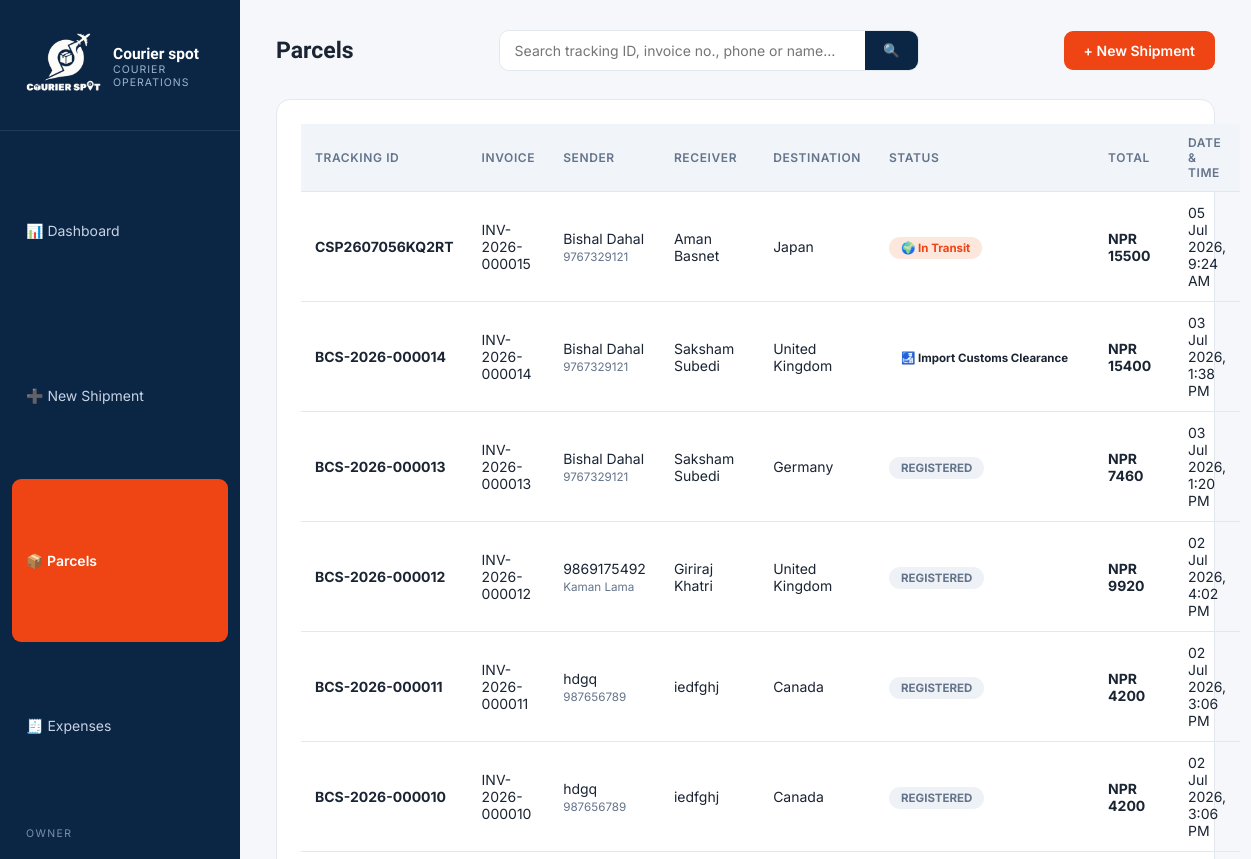
Before: /panel/parcels/ (signed in, upper part) with the older database file.
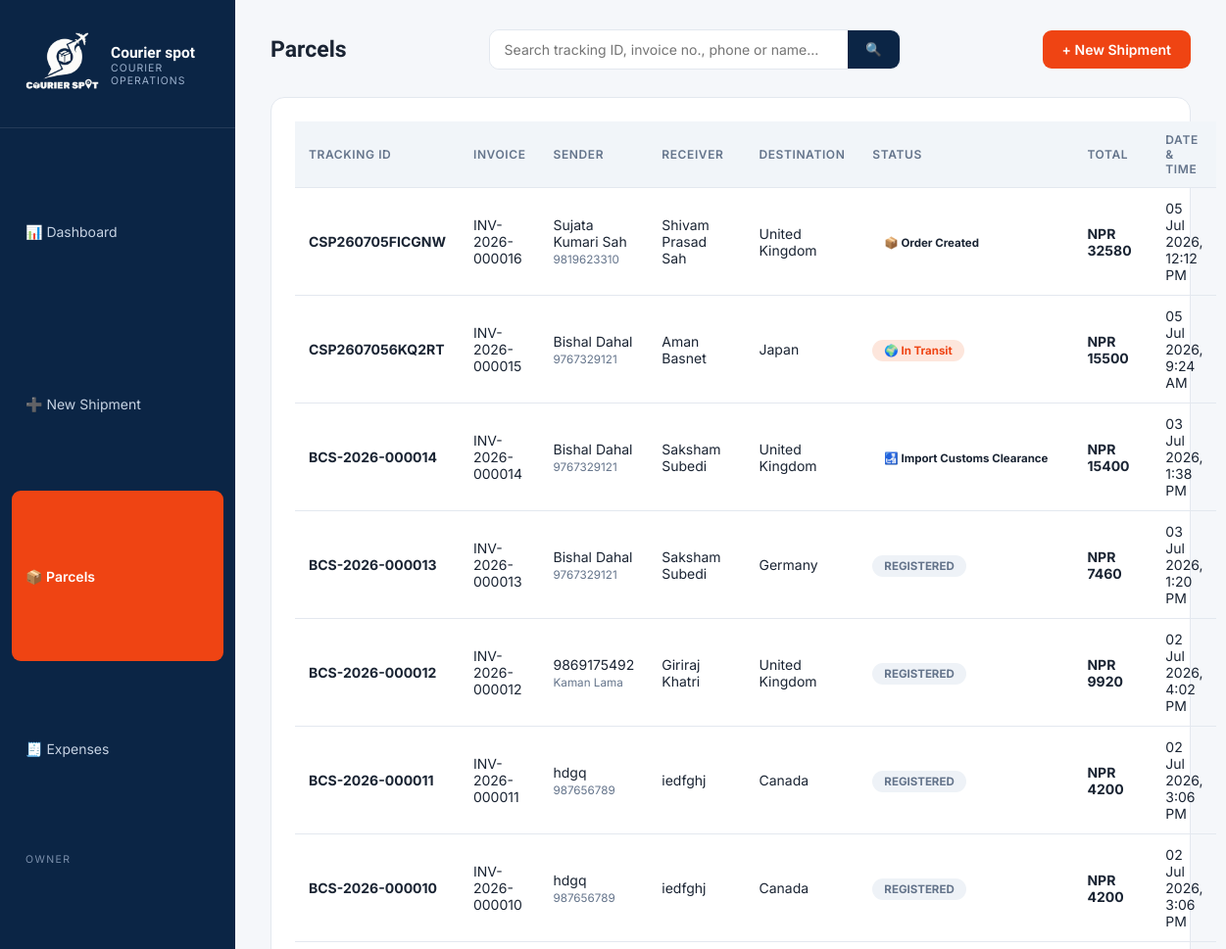
After: the same page with the newer database file.
### tracking/models.py (models this page shows, shortened)
class Parcel(models.Model):
    class Status(models.TextChoices):
        ORDER_CREATED = 'ORDER_CREATED', '📦 Order Created'
        COLLECTED = 'COLLECTED', '✅ Parcel Collected'
        RECEIVED_BRANCH = 'RECEIVED_BRANCH', '🏢 Received at Courier Spot Branch'
        PROCESSED = 'PROCESSED', '📋 Shipment Processed'
        TRANSFERRED_HUB = 'TRANSFERRED_HUB', '🚚 Transferred to Kathmandu Export Hub'
        EXPORT_CUSTOMS = 'EXPORT_CUSTOMS', '🛃 Export Customs Clearance'
        DEPARTED = 'DEPARTED', '✈️ Departed from Nepal'
        IN_TRANSIT = 'IN_TRANSIT', '🌍 In Transit'
        ARRIVED_DEST = 'ARRIVED_DEST', '🇬🇧 Arrived at Destination Country'
        IMPORT_CUSTOMS = 'IMPORT_CUSTOMS', '🛃 Import Customs Clearance'
        TRANSFERRED_LOCAL = 'TRANSFERRED_LOCAL', '🚛 Transferred to Local Delivery Partner'
        OUT_FOR_DELIVERY = 'OUT_FOR_DELIVERY', '🚚 Out for Delivery'
        DELIVERED = 'DELIVERED', '✅ Delivered'
        CANCELLED = 'CANCELLED', 'Cancelled'
    CARRIERS = [('FEDEX', 'FedEx'), ('DHL', 'DHL Express'), ('ARAMEX', 'Aramex'),
                ('SKYNET', 'SkyNet'), ('DPD', 'DPD')]
    tracking_id = models.CharField(max_length=20, unique=True, editable=False)
    branch = models.ForeignKey('operations.Branch', on_delete=models.PROTECT, related_name='parcels')
    sender_name = models.CharField(max_length=120)
    sender_phone = models.CharField(max_length=20)
    sender_address = models.CharField(max_length=255)
    sender_email = models.EmailField(blank=True)
    receiver_name = models.CharField(max_length=120)
    receiver_phone = models.CharField(max_length=30)
    receiver_address = models.CharField(max_length=255)
    destination_country = models.CharField(max_length=80)
    status = models.CharField(max_length=20, choices=Status.choices, default=Status.ORDER_CREATED)
    carrier = models.CharField(max_length=10, choices=CARRIERS, blank=True)
    carrier_tracking_no = models.CharField(max_length=60, blank=True)
    qr_code = models.ImageField(upload_to='qr/', blank=True)
    created_by = models.ForeignKey(settings.AUTH_USER_MODEL, on_delete=models.PROTECT)
    created_at = models.DateTimeField(auto_now_add=True)
    class Meta:
        ordering = ['-created_at']

### operations/models.py (models this page shows, shortened)
class Invoice(models.Model):
    parcel = models.OneToOneField('tracking.Parcel', on_delete=models.PROTECT, related_name='invoice')
    invoice_no = models.CharField(max_length=20, unique=True)
    branch = models.ForeignKey(Branch, on_delete=models.PROTECT, related_name='invoices')
    total_weight = models.DecimalField(max_digits=10, decimal_places=2)
    rate_per_kg = models.DecimalField(max_digits=12, decimal_places=2, null=True, blank=True)  # legacy, no longer set — boxes have their own rate now
    weight_charge = models.DecimalField(max_digits=12, decimal_places=2)
    additional_charges_total = models.DecimalField(max_digits=12, decimal_places=2, default=Decimal('0.00'))
    customs_tax = models.DecimalField(max_digits=12, decimal_places=2, default=CUSTOMS_TAX)
    grand_total = models.DecimalField(max_digits=12, decimal_places=2)
    created_by = models.ForeignKey(settings.AUTH_USER_MODEL, on_delete=models.PROTECT)
    created_at = models.DateTimeField(auto_now_add=True)
    class Meta:
        ordering = ['-created_at']

### operations/views.py (the view)
# urls.py: path('panel/parcels/', ops.parcel_list, name='parcel_list'),
@panel_required
def parcel_list(request):
    q = request.GET.get('q', '').strip()
    parcels = branch_scope(Parcel.objects.select_related('branch', 'invoice'), request.user)
    if q:
        parcels = parcels.filter(
            Q(tracking_id__icontains=q) | Q(sender_phone__icontains=q) |
            Q(sender_name__icontains=q) | Q(receiver_name__icontains=q) |
            Q(invoice__invoice_no__icontains=q))
    return render(request, 'panel/parcel_list.html', {'parcels': parcels[:100], 'q': q})

### accounts/models.py (called while the page is built)
    @property
    def is_owner(self):
        return self.role == self.Roles.SUPERADMIN

    @property
    def is_panel_user(self):
        return self.role in (self.Roles.SUPERADMIN, self.Roles.BRANCH_ADMIN, self.Roles.STAFF)

### operations/views.py (called while the page is built)
def panel_required(view):
    @wraps(view)
    @login_required
    def wrapper(request, *a, **kw):
        if not request.user.is_panel_user:
            return HttpResponseForbidden('Staff panel access only.')
        return view(request, *a, **kw)
    return wrapper

def branch_scope(qs, user):
    return qs if user.is_owner else qs.filter(branch=user.branch)

### templates/panel/parcel_list.html (shortened to what this page needs)
{% extends "panel/base_panel.html" %}
{% block content %}
<div class="topbar">
  <h1>Parcels</h1>
  <form method="get"><div class="search">
    <input name="q" value="{{ q }}" placeholder="Search tracking ID, invoice no., phone or name…">
    <button>🔍</button></div></form>
  <a class="btn" href="{% url 'shipment_create' %}">+ New Shipment</a>
</div>
<div class="card">
  <table>
    <thead><tr><th>TRACKING ID</th><th>INVOICE</th><th>SENDER</th><th>RECEIVER</th><th>DESTINATION</th><th>STATUS</th><th>TOTAL</th><th>DATE & TIME</th></tr></thead>
    <tbody>
      {% for p in parcels %}
      <tr onclick="location='{% url 'parcel_detail' p.pk %}'" style="cursor:pointer">
        <td><b>{{ p.tracking_id }}</b></td><td>{{ p.invoice.invoice_no }}</td>
        <td>{{ p.sender_name }}<br><small style="color:var(--muted)">{{ p.sender_phone }}</small></td>
        <td>{{ p.receiver_name }}</td><td>{{ p.destination_country }}</td>
        <td><span class="pill pi-{{ p.status }}">{{ p.get_status_display }}</span></td>
        <td><b>NPR {{ p.invoice.grand_total|floatformat:0 }}</b></td>
        <td>{{ p.created_at|date:"d M Y, g:i A" }}</td></tr>
      {% empty %}<tr><td colspan="8" style="text-align:center;color:var(--muted)">No parcels found{% if q %} for “{{ q }}”{% endif %}.</td></tr>{% endfor %}
    </tbody>
  </table>
</div>
{% endblock %}

Changed rows visible on the page:
added Parcel: tracking_id "CSP260705FICGNW", invoice.invoice_no "INV-2026-000016", sender_name "Sujata Kumari Sah", sender_phone "9819623310", receiver_name "Shivam Prasad Sah", destination_country "United Kingdom", status "📦 Order Created", invoice.grand_total "32580", created_at "05 Jul 2026, 12:12 PM"
